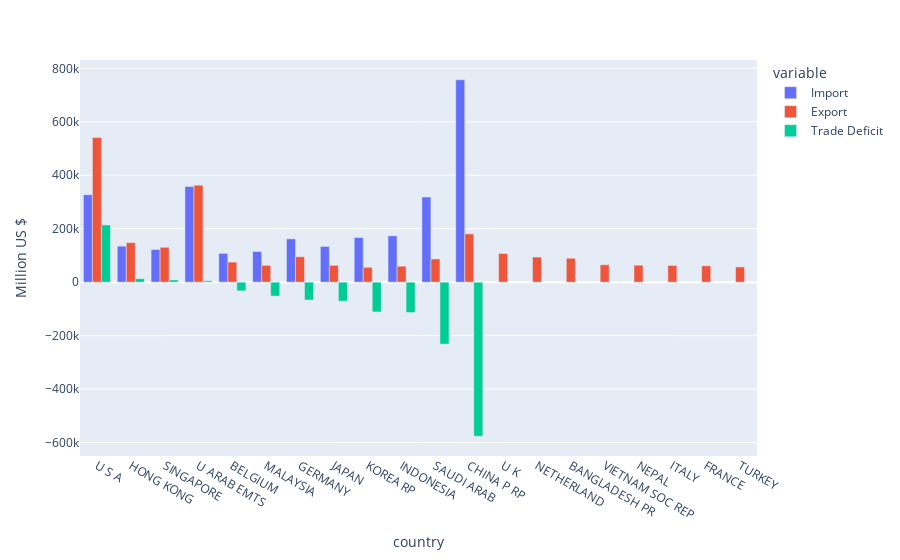

Source (notebook cell):
### Code cell
imp_country = imports.groupby('country').agg({'value':'sum'})
imp_country = imp_country.rename(columns={'value': 'Import'})
imp_country = imp_country.sort_values(by = 'Import', ascending = False)
imp_country = imp_country[:20]
exp_country = exports.groupby('country').agg({'value':'sum'})
exp_country = exp_country.rename(columns={'value': 'Export'})
exp_country = exp_country.sort_values(by = 'Export', ascending = False)
exp_country = exp_country[:20]

total_trade = pd.concat([exp_country, imp_country], axis = 1)
total_trade['Trade Deficit'] = exp_country.Export - imp_country.Import
total_trade = total_trade.sort_values(by = 'Trade Deficit', ascending = False)
total_trade = total_trade[:20]

print('Countrywise Trade Export/Import and Trade Balance of India')
display(total_trade)

px.bar(data_frame = total_trade, x=total_trade.index, y=['Import', 'Export', 'Trade Deficit'], barmode='group', labels={'index':'Countries', 'value':'Million US $'})

### Figure 1 — Plotly figure (JSON) as saved in the notebook; plotly's stock layout.template omitted (floating-point values rounded to 4 significant figures)
{"data": [{"alignmentgroup": "True", "hovertemplate": "variable=Import<br>country=%{x}<br>Million US $=%{y}<extra></extra>", "legendgroup": "Import", "marker": {"color": "#636efa", "pattern": {"shape": ""}}, "name": "Import", "offsetgroup": "Import", "orientation": "v", "showlegend": true, "textposition": "auto", "type": "bar", "x": ["U S A", "HONG KONG", "SINGAPORE", "U ARAB EMTS", "BELGIUM", "MALAYSIA", "GERMANY", "JAPAN", "KOREA RP", "INDONESIA", "SAUDI ARAB", "CHINA P RP", "U K", "NETHERLAND", "BANGLADESH PR", "VIETNAM SOC REP", "NEPAL", "ITALY", "FRANCE", "TURKEY"], "xaxis": "x", "y": [327300.0, 134700.0, 122100.0, 358000.0, 107700.0, 114700.0, 162000.0, 133800.0, 167100.0, 173400.0, 318700.0, 757200.0, null, null, null, null, null, null, null, null], "yaxis": "y"}, {"alignmentgroup": "True", "hovertemplate": "variable=Export<br>country=%{x}<br>Million US $=%{y}<extra></extra>", "legendgroup": "Export", "marker": {"color": "#EF553B", "pattern": {"shape": ""}}, "name": "Export", "offsetgroup": "Export", "orientation": "v", "showlegend": true, "textposition": "auto", "type": "bar", "x": ["U S A", "HONG KONG", "SINGAPORE", "U ARAB EMTS", "BELGIUM", "MALAYSIA", "GERMANY", "JAPAN", "KOREA RP", "INDONESIA", "SAUDI ARAB", "CHINA P RP", "U K", "NETHERLAND", "BANGLADESH PR", "VIETNAM SOC REP", "NEPAL", "ITALY", "FRANCE", "TURKEY"], "xaxis": "x", "y": [541500.0, 147800.0, 130400.0, 363000.0, 75100.0, 62790.0, 95150.0, 62950.0, 55640.0, 59780.0, 86850.0, 180900.0, 107300.0, 93960.0, 89520.0, 65170.0, 63510.0, 62480.0, 61350.0, 57000.0], "yaxis": "y"}, {"alignmentgroup": "True", "hovertemplate": "variable=Trade Deficit<br>country=%{x}<br>Million US $=%{y}<extra></extra>", "legendgroup": "Trade Deficit", "marker": {"color": "#00cc96", "pattern": {"shape": ""}}, "name": "Trade Deficit", "offsetgroup": "Trade Deficit", "orientation": "v", "showlegend": true, "textposition": "auto", "type": "bar", "x": ["U S A", "HONG KONG", "SINGAPORE", "U ARAB EMTS", "BELGIUM", "MALAYSIA", "GERMANY", "JAPAN", "KOREA RP", "INDONESIA", "SAUDI ARAB", "CHINA P RP", "U K", "NETHERLAND", "BANGLADESH PR", "VIETNAM SOC REP", "NEPAL", "ITALY", "FRANCE", "TURKEY"], "xaxis": "x", "y": [214200.0, 13060.0, 8371.0, 4953.0, -32630.0, -51930.0, -66810.0, -70810.0, -111400.0, -113600.0, -231900.0, -576400.0, null, null, null, null, null, null, null, null], "yaxis": "y"}], "layout": {"barmode": "group", "legend": {"title": {"text": "variable"}, "tracegroupgap": 0}, "margin": {"t": 60}, "xaxis": {"anchor": "y", "domain": [0, 1], "title": {"text": "country"}}, "yaxis": {"anchor": "x", "domain": [0, 1], "title": {"text": "Million US $"}}}}
